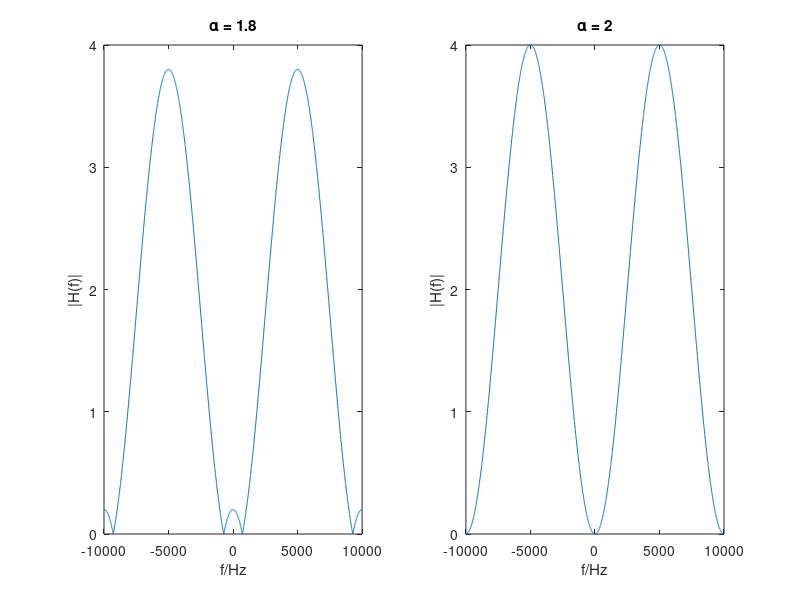

The MATLAB script that drew this image: (Note: this script raises an error after producing the figure.)
clc
close all
alpha = 1.8;
T = 1e-4; % period
f = -1/T:10:1/T; % frequency
w = 2*pi*f; % angular speed
z = exp(1j*w*T); % map to z domain
H = 1-alpha*z.^(-1)+z.^(-2); 
figure
subplot(1,2,1)
plot(f,(abs(H)));
title('\alpha = 1.8')
xlabel('f/Hz')
ylabel('|H(f)|')
subplot(1,2,2)
alpha = 2;
H = 1-alpha*z.^(-1)+z.^(-2); 
plot(f,(abs(H)));
title('\alpha = 2')
xlabel('f/Hz')
ylabel('|H(f)|')
sgtitle('Double Delay Line Canceller')
